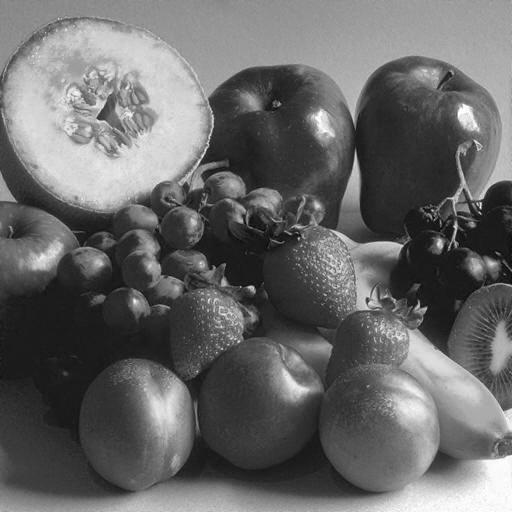
#> input picture Exercicios/# 2 - Ruído e Realce/Realce/frutas.bmp, 512 x 512 px, found by its file name
$ python ex7.py
#> lines starting #> are read from the running program, lines starting #| are printed output that depends on the picture
# Construa um programa para receber cada imagem indicada a seguir e, em seguida, apresentar os
# resultados após o processo de equalização de histograma. O programa deve apresentar também os
# histogramas das imagens, com e sem a equalização.


import os
import cv2
import numpy as np
from PIL import Image
import matplotlib.pyplot as plt


# Lista de nomes de arquivos de imagens
image_files = ["\\frutas.bmp", "\\mammogram.bmp", "\\Moon.bmp", "\\polem.bmp"]
caminho = os.path.abspath(os.path.dirname(__file__)) + "\\"

for file in image_files:
    # Carregar imagem com PIL
    pil_image = Image.open(caminho + file).convert("L")
#> pil_image is the input picture: PIL image 512x512 L; min 1, max 255, mean 103.9

    # Converter para array do NumPy e então para imagem OpenCV
    img = np.array(pil_image)

    # Equalizar o histograma da imagem
    equ = cv2.equalizeHist(img)
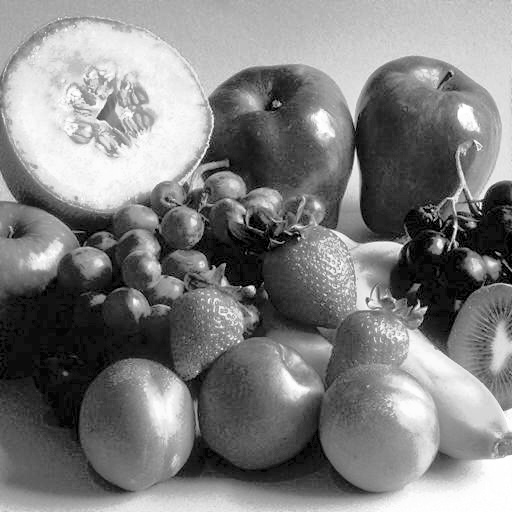
#> equ: shape (512, 512); min 0, max 255, mean 128.4

    # Calcular histogramas
    hist_before = cv2.calcHist([img], [0], None, [256], [0, 256])
#> hist_before = 256 values, max 6788 at index 27, min 0 at index 0, mean 1024
    hist_after = cv2.calcHist([equ], [0], None, [256], [0, 256])
#> hist_after = 256 values, max 6788 at index 12, min 0 at index 4, mean 1024

    # Desenhar os histogramas e as imagens
    plt.figure(figsize=(10, 10))

    plt.subplot(221), plt.imshow(img, cmap="gray"), plt.title("Imagem Original")
    plt.subplot(222), plt.imshow(equ, cmap="gray"), plt.title("Imagem Equalizada")
    plt.subplot(223), plt.plot(hist_before), plt.title("Histograma Original")
    plt.subplot(224), plt.plot(hist_after), plt.title("Histograma Equalizado")

    plt.show()
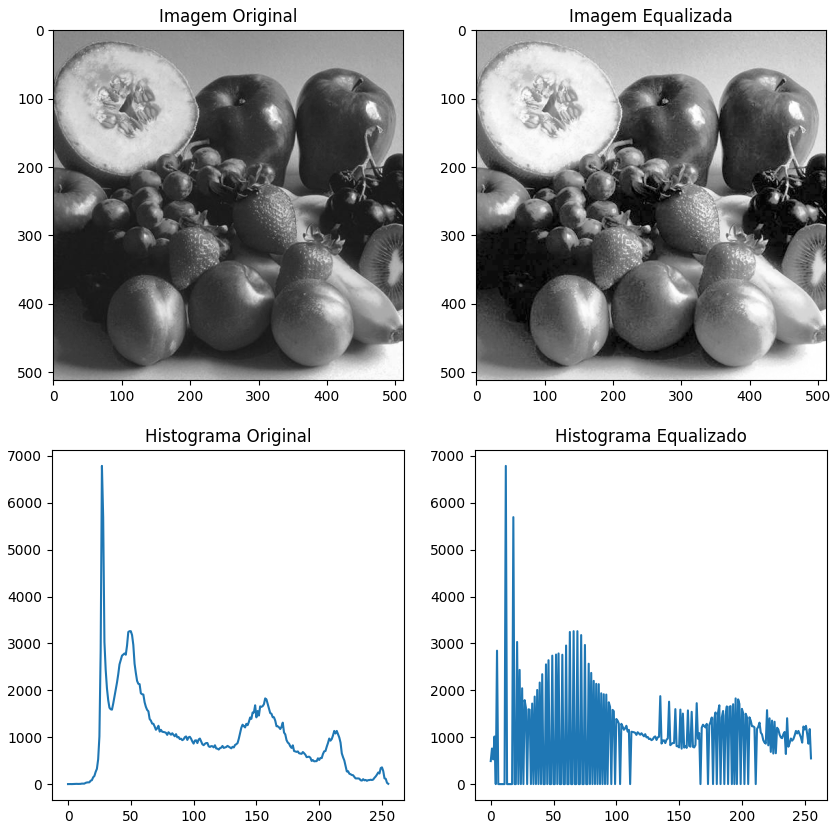
#> figure drawn by matplotlib, 4 panels; panel 3: curve peaks at x = 27, y = 6788; panel 4: curve peaks at x = 12, y = 6788
#> pass 2 of the loop `for file in image_files:`:
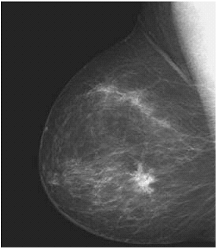
#> input picture Exercicios/# 2 - Ruído e Realce/Realce/mammogram.bmp, 216 x 248 px, found by its file name
#> pil_image is the input picture: PIL image 216x248 L; min 0, max 255, mean 74.3
#> `equ = cv2.equalizeHist(img)`:
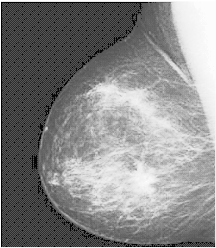
#> equ: shape (248, 216); min 0, max 255, mean 134.9
#> hist_before = 256 values, max 8385 at index 34, min 0 at index 1, mean 209.2
#> hist_after = 256 values, max 8424 at index 46, min 0 at index 3, mean 209.2
#> `plt.show()`:
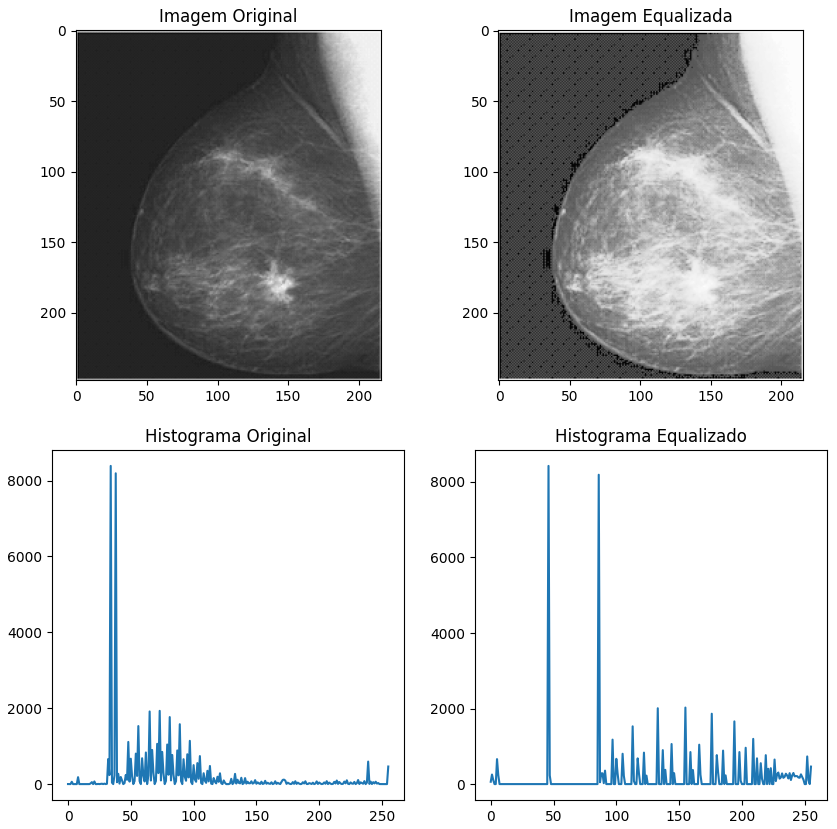
#> figure drawn by matplotlib, 4 panels; panel 3: curve peaks at x = 34, y = 8385; panel 4: curve peaks at x = 46, y = 8424
#> pass 3 of the loop `for file in image_files:`:
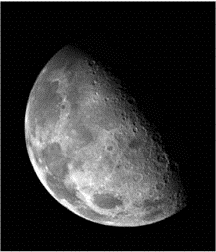
#> input picture Exercicios/# 2 - Ruído e Realce/Realce/Moon.bmp, 216 x 252 px, found by its file name
#> pil_image: PIL image 216x252 L
#> `equ = cv2.equalizeHist(img)`:
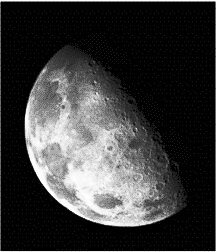
#> equ: shape (252, 216); min 0, max 255, mean 56.7
#> hist_before = 256 values, max 32283 at index 0, min 0 at index 1, mean 212.6
#> hist_after has the same summary as hist_before
#> `plt.show()`:
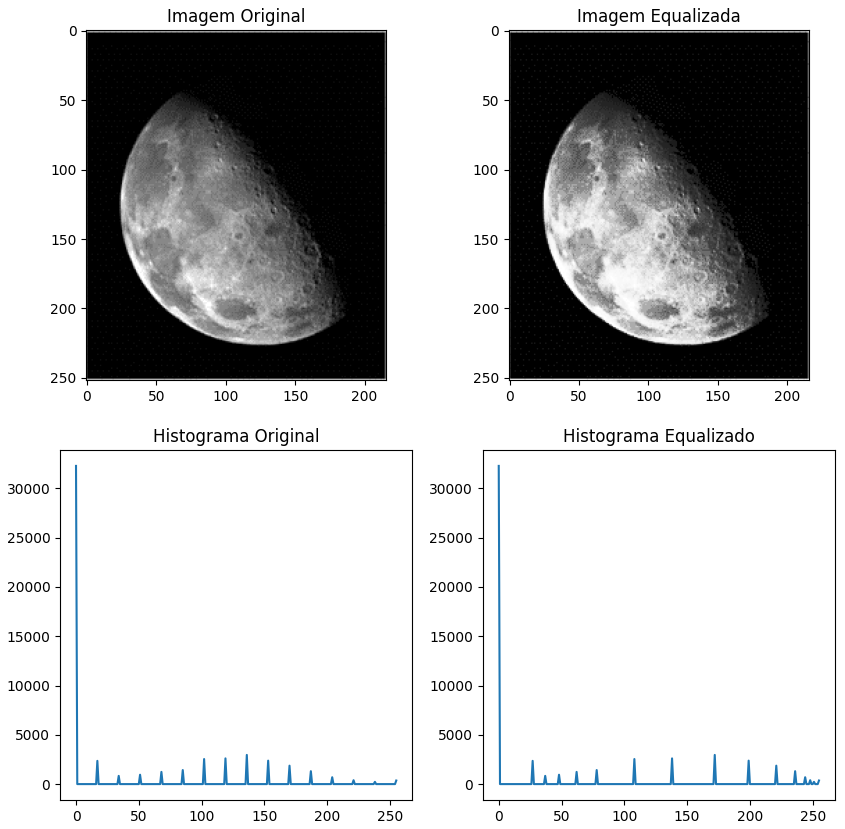
#> figure drawn by matplotlib, 4 panels; panel 3: curve peaks at x = 0, y = 32283; panel 4: curve peaks at x = 0, y = 32283
#> the loop made 4 passes; the first 3 are shown
